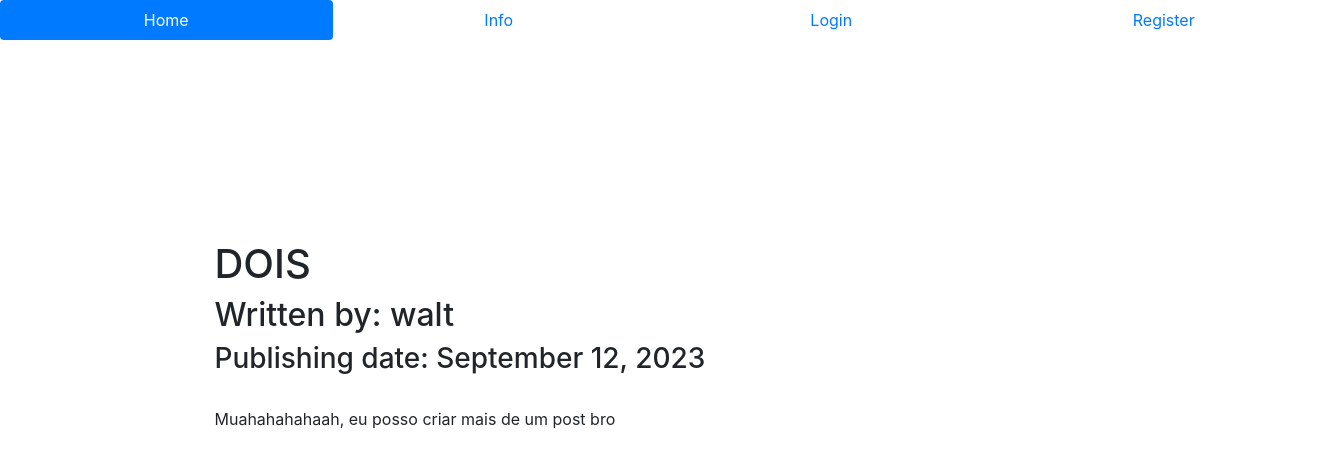
Page /2 on the earlier database version.
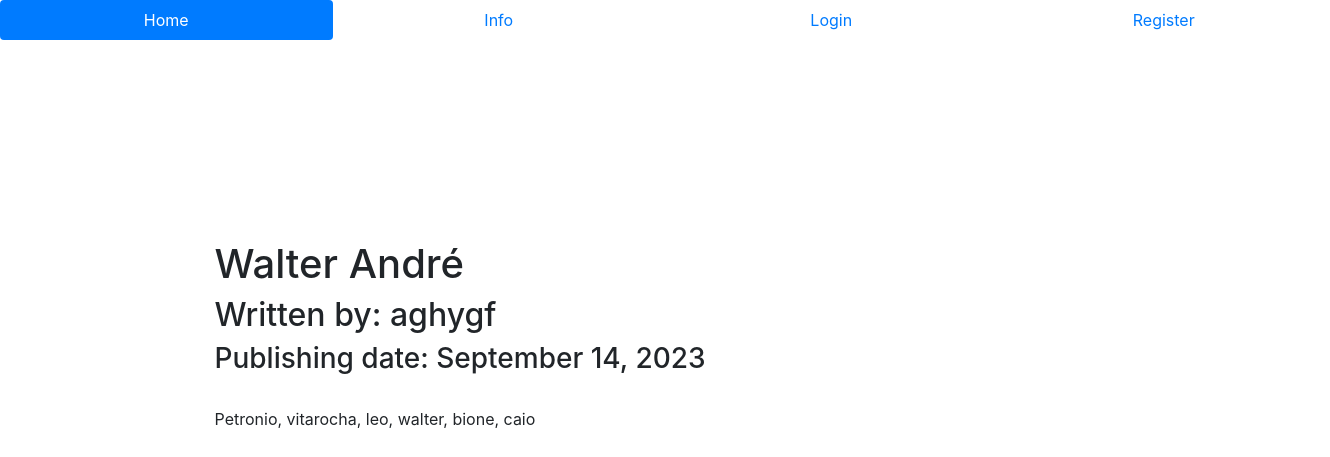
Same page on the later database version.
### companyblog/models.py (models this page shows, shortened)
class BlogPost(db.Model):
    __tablename__ = 'posts'
    users = db.relationship(User)
    id = db.Column(db.Integer, primary_key = True)
    user_id = db.Column(db.Integer, db.ForeignKey('users.id'), nullable=False)
    date = db.Column(db.DateTime, nullable=False, default=datetime.utcnow)
    title = db.Column(db.String(140), nullable = False)
    text = db.Column(db.Text, nullable=False)

class User(db.Model, UserMixin):
    __tablename__ = 'users'
    id = db.Column(db.Integer, primary_key=True)
    profile_pic = db.Column(db.String(20), nullable=False, default='default.png')
    email = db.Column(db.String(64), unique=True, index=True)
    username = db.Column(db.String(64), unique=True, index=True)
    password_hash = db.Column(db.String(128))
    posts = db.relationship('BlogPost', backref='author', lazy=True)

### companyblog/users/views.py (the view)
@users.route('/<username>')
def user_posts(username):
    page = request.args.get('page', 1, type=int)
    user = User.query.filter_by(username=username).first_or_404()
    blog_posts = BlogPost.query.filter_by(author = user).order_by(BlogPost.date.desc()).paginate(page=page, per_page=5)
    return render_template('user_blog_posts.html', blog_posts=blog_posts, user=user)

### companyblog/blog_posts/views.py (called while the page is built)
@blog_posts.route('/<int:blog_post_id>')
def blog_post(blog_post_id):
    blog_post = BlogPost.query.get_or_404(blog_post_id)
    return render_template('blog_post.html', title = blog_post.title,
                           date = blog_post.date, post=blog_post)

### companyblog/templates/blog_post.html (shortened to what this page needs)
{% extends "base.html" %}
{% block content %}
  <div class="container" style="margin: 15%">
      <h1>{{title}}</h1>
      <h2>Written by: {{post.author.username}}</h2>
      <h3>Publishing date: {{date.strftime('%B %d, %Y')}}</h3>
      <br>
      <p>{{post.text}}</p>
  </div>
{% endblock %}

Differences in the rows shown:
no longer on this page (row unchanged): User: author.username "walt"
changed BlogPost: title "DOIS" → "Walter André"; strftime "September 12, 2023" → "September 14, 2023"; text "Muahahahahaah, eu posso criar mais de um post bro" → "Petronio, vitarocha, leo, walter, bione, caio"
now on this page (row edited): User: author.username "aghygf"
